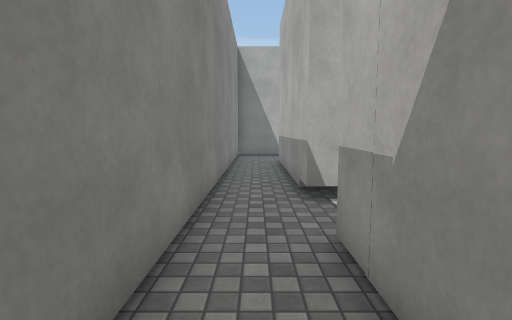
view 1 (above)

21 first-person views from a walk through a scene from a Unity 3-D project. The camera is 1.4 m above the floor, tilts 6° down and sees 85° across. The floor is counted in squares, 1 m on a side. Each view is taken from the middle of a square. On the plan, view 1 faces up. The plan holds only what a view shows up to about 14 squares ahead; the rest is blank. The place goes on beyond the plan. The player is left out. Surface patterns are stand-ins for the level's own textures.

view 2
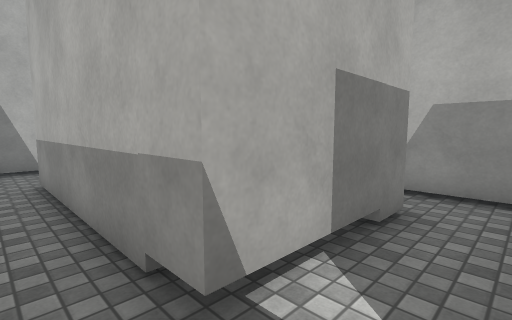

view 3
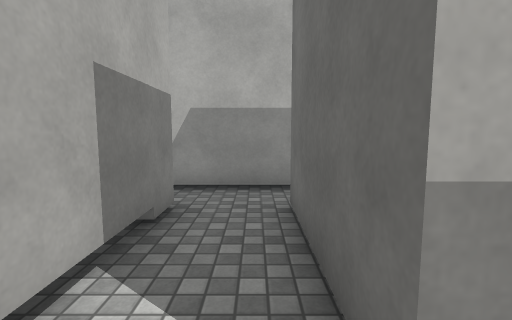

view 4
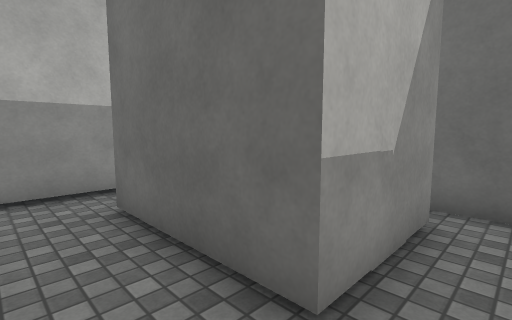

view 5
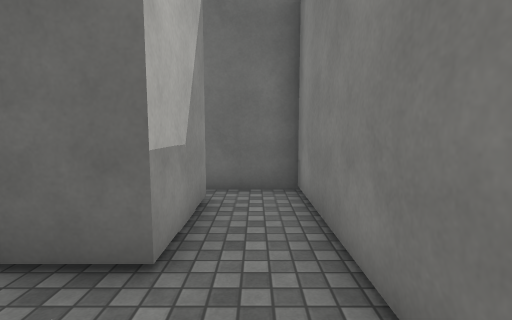

view 6
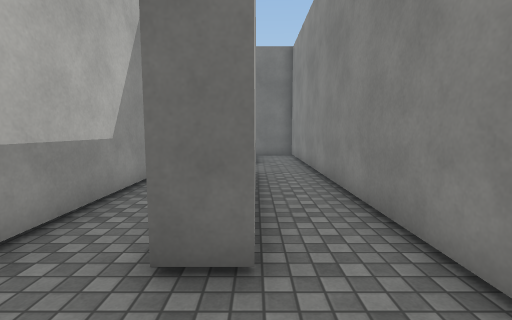

view 7
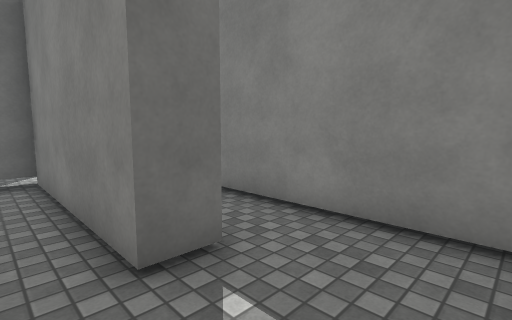

view 8
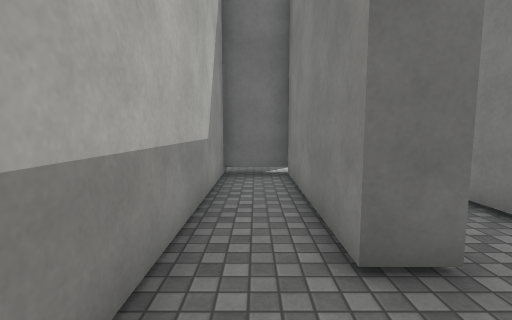

view 9
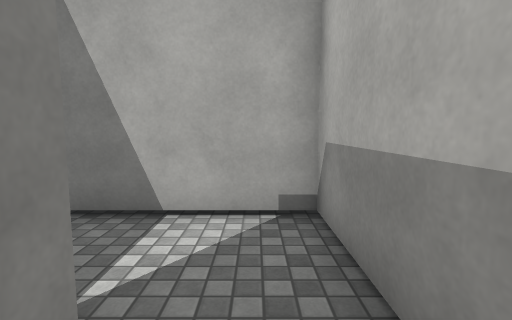

view 10
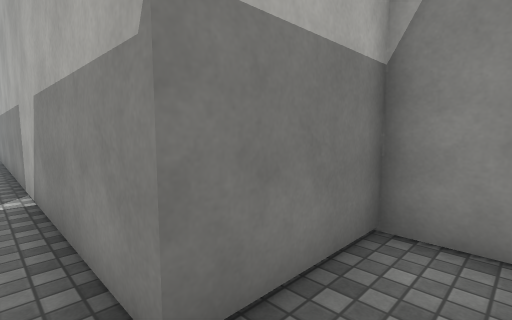

view 11
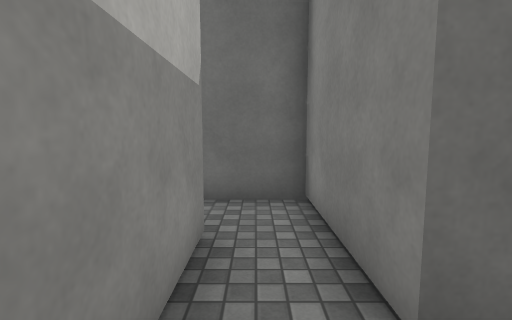

view 12
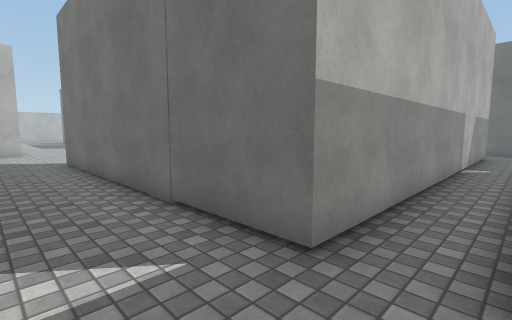

view 13
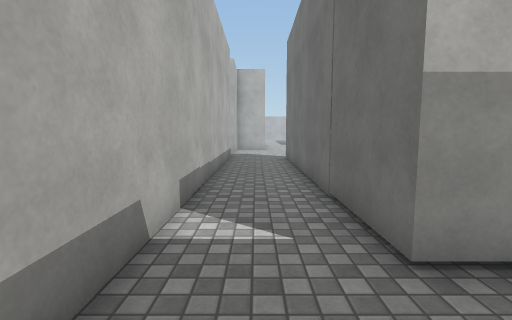

view 14
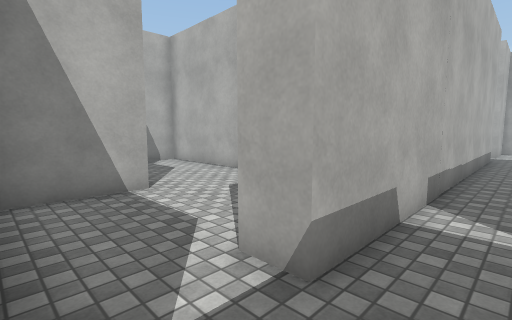

view 15
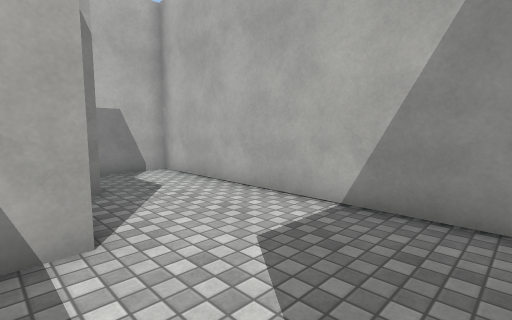

view 16
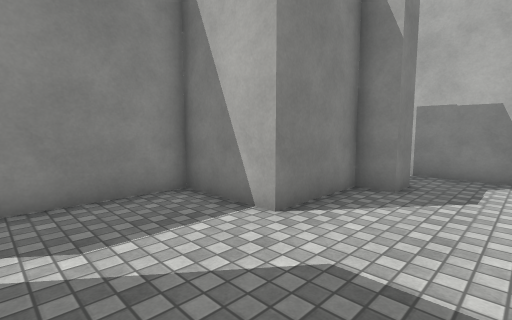

view 17
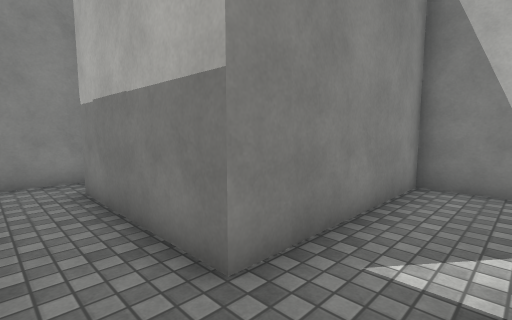

view 18
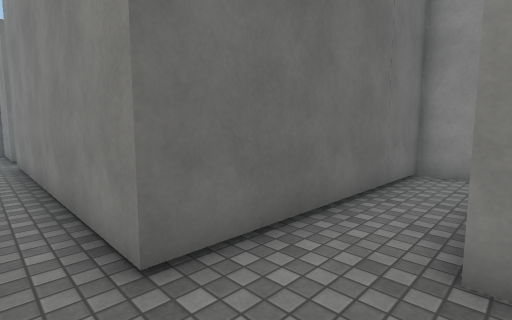

view 19
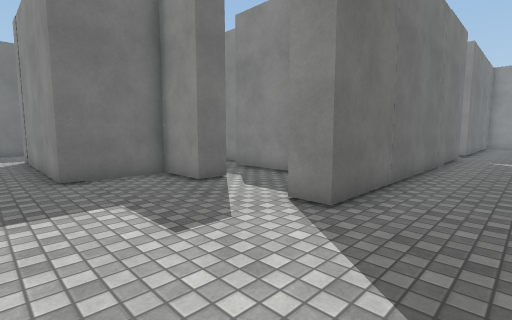

view 20
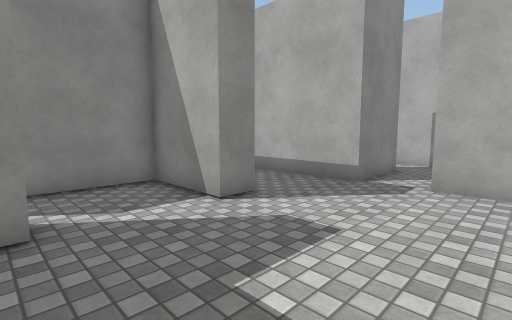

view 21
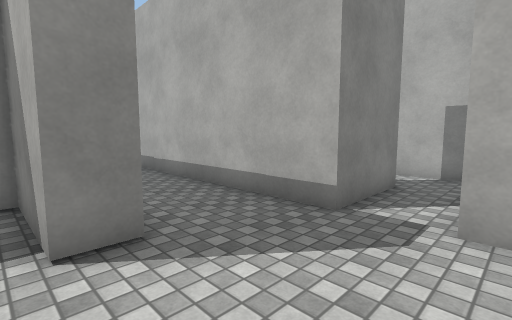

### Floor plan
Key: @ floor where view 1 was taken; # wall or solid block; . floor.
Columns run from 4 left of view 1 to 23 right of it. Each row starts with its distance up from view 1.
 31           #####
 30           ....#
 29            ...#
 28           #...#
 27           #...#
 26           #...#
 25        ####...#        ###
 24        #......#        ...
 23        #......#        ...
 22        #......#        #..
 21        #......#        #..
 20        #..##############..##
 19 #.######....................
 18 #...........................
 17 #...........................
 16 ##########.############.....
 15    #....##.#       #........
 14    #....##.#       #........
 13    #....##.#       #........
 12    #.##.##.#       #..#.....
 11    #.##.##.#       #..#.....
 10    #.##.##.#       .. ####..
  9    #.##.##.#             #..
  8    #.##.##.#             #..
  7    #.##.##.#             #.
  6    #.#####.#             #.
  5    #.......#             #.
  4    #.......#             #.
  3    #.#####.#
  2    #.#   #.####
  1    #.#   #....#
  0    #@.   #....#
 -1    ###   ###

Positions as (right, up) in squares from view 1, and headings:
1: (0, 0), facing up
2: (0, 4), facing up-right
3: (0, 4), facing right
4: (0, 5), facing down-right
5: (0, 6), facing down
6: (1, 15), facing down
7: (3, 15), facing down-left
8: (3, 15), facing down
9: (3, 11), facing up
10: (6, 0), facing up-right
11: (6, 5), facing down
12: (5, 19), facing down-right
13: (4, 18), facing right
14: (3, 18), facing up-right
15: (5, 21), facing up-right
16: (9, 21), facing up-left
17: (5, 17), facing up-left
18: (6, 19), facing down-left
19: (23, 19), facing down-left
20: (23, 12), facing up-left
21: (22, 15), facing up-left
